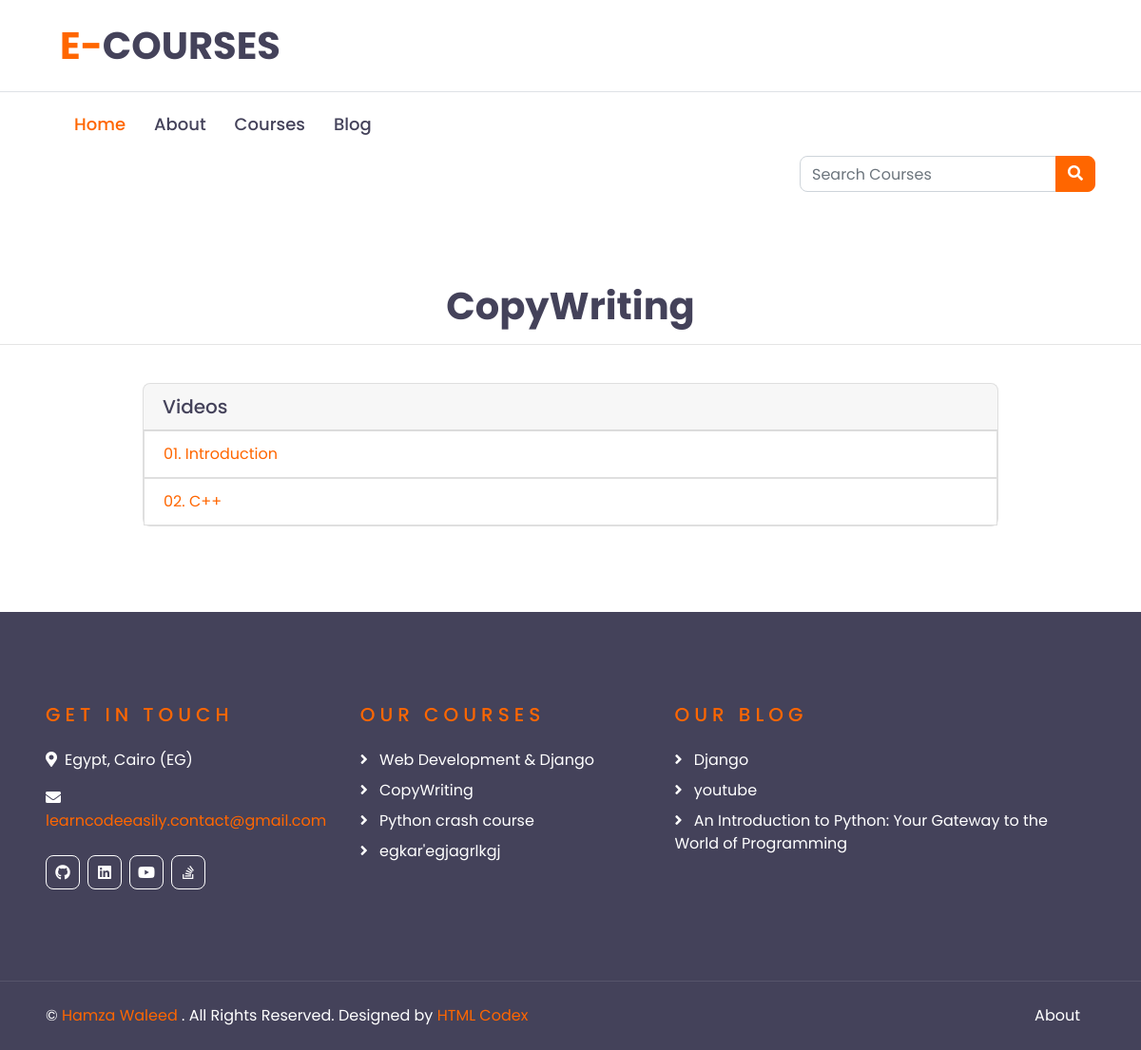
/courses/2/, run on the app's committed database.
### academy_courses/models.py (models this page shows, shortened)
class Video(models.Model):
    title = models.CharField(max_length=100)
    desc = models.TextField(max_length=1000)
    video = models.FileField(validators=[FileExtensionValidator(allowed_extensions=['mov','avi','mp4','webm','mkv', 'wmv', 'ogg'])])
    created_at = models.DateTimeField(auto_now_add=True)
    course = models.ForeignKey(Course, on_delete=models.CASCADE)
    updated_at = models.DateTimeField(auto_now=True)

class Course(models.Model):
    name = models.CharField(max_length=50)
    description = models.TextField(max_length=5000)
    price = models.FloatField()
    hour = models.IntegerField()
    min = models.IntegerField()
    image = models.ImageField()
    created_at = models.DateTimeField(auto_now_add=True)
    updated_at = models.DateTimeField(auto_now=True)

class Urls(models.Model):
    title = models.CharField(max_length=30, default="My Urls")
    icon = models.CharField(
        default='Select an icon',
        choices=SOCIAL_MEDIA_ICONS,
        max_length=100
    )
    url = models.URLField()

### academy_blog/models.py (models this page shows, shortened)
class Article(models.Model):
    cover_image = models.ImageField()
    category = models.ForeignKey(Category, on_delete=models.PROTECT)
    title = models.CharField(max_length=100)
    subject = HTMLField(max_length=10000)
    created_at = models.DateTimeField(auto_now_add=True)
    updated_at = models.DateTimeField(auto_now=True)

### academy_courses/views.py (the view)
# urls.py: path('courses/<int:pk>/', views.course_list, name='course_list'),
def course_list(request, pk):
    video = Video.objects.filter(course=pk).select_related('course')
    return render(
        request,
        'course_list.html',
        {
            'videos': video,
        }
    )

### academy_courses/custom_context_proccessor.py (called while the page is built)
def slider_footer(request):
    course = Course.objects.all()[:20]
    opinion = Opinion.objects.all()
    url = Urls.objects.all()
    article = Article.objects.all()[:20]
    return {
        'courses': course,
        'opinions': opinion,
        'urls': url,
        'arts': article
    }

def category(request):
    cat = Category.objects.all()
    latest_article = Article.objects.order_by('-created_at')[:10]
    return {
        'cats': cat,
        'la_ar': latest_article,
    }

### academy_courses/templates/course_list.html
{% extends 'base.html' %}
{% load i18n %}
{% block content %}
    <h1 class="text-center">
        {% for video in videos %}
            {% if forloop.counter == 1 %}
                {{ video.course.name }}
            {% endif %}
        {% endfor %}
    </h1>
    <hr>
    <br>
    <div class="card w-75 mb-3 mx-auto">
        <h5 class="card-header">
            {% trans 'Videos' %}
        </h5>
        <ul class="list-group list-group-flush">
            {% for video in videos %}
                <a href="{% url 'course_page' video.id %}">
                    <li class="list-group-item"> {{ video.title }} </li>
                </a>
            {% endfor %}
        </ul>
    </div>
{% endblock content %}

### academy_courses/templates/partials/footer.html
{% load i18n %}
<div class="container-fluid bg-dark text-white py-5 px-sm-3 px-lg-5" style="margin-top: 90px;">
    <div class="row pt-5">
        <div class="col-lg-7 col-md-12">
            <div class="row">
                <div class="col-md-6 mb-5">
                    <h5 class="text-primary text-uppercase mb-4" style="letter-spacing: 5px;">{% trans 'Get In Touch' %}</h5>
                    <p><i class="fa fa-map-marker-alt mr-2"></i>{% trans 'Egypt, Cairo (EG)' %}</p>
                    <p><i class="fa fa-envelope mr-2"></i><a href="javascript:openmail();">learncodeeasily.contact@gmail.com</a></p>
                    <div class="d-flex justify-content-start mt-4">
                        {% for url in urls %}
                            <a class="btn btn-outline-light btn-square mr-2" href="{{ url.url }}"><i class="fab {{ url.icon }}"></i></a>
                        {% endfor %}
                    </div>
                </div>
                <div class="col-md-6 mb-5">
                    <h5 class="text-primary text-uppercase mb-4" style="letter-spacing: 5px;">{% trans 'Our Courses' %}</h5>
                    <div class="d-flex flex-column justify-content-start">
                        {% for course in courses %}
                            <a class="text-white mb-2" href="{% url 'course_list' course.id %}"><i class="fa fa-angle-right mr-2"></i> {{ course.name }} </a>
                        {% endfor %}
                    </div>
                </div>
            </div>
        </div>
        <div class="col-lg-5 col-md-12 mb-5">
            <h5 class="text-primary text-uppercase mb-4" style="letter-spacing: 5px;">{% trans 'Our Blog' %}</h5>
            <div class="d-flex flex-column justify-content-start">
                {% for art in arts %}
                    <a class="text-white mb-2" href="{% url 'article_view' art.id %}"><i class="fa fa-angle-right mr-2"></i> {{ art.title }} </a>
                {% endfor %}
            </div>
        </div>
    </div>
</div>
<div class="container-fluid bg-dark text-white border-top py-4 px-sm-3 px-md-5" style="border-color: rgba(256, 256, 256, .1) !important;">
    <div class="row">
        <div class="col-lg-6 text-center text-md-left mb-3 mb-md-0">
            <p class="m-0 text-white">&copy; <a href="/">{% trans 'Hamza Waleed' %}</a> {% trans '. All Rights Reserved. Designed by' %}<a href="https://htmlcodex.com"> HTML Codex</a>
            </p>
        </div>
        <div class="col-lg-6 text-center text-md-right">
            <ul class="nav d-inline-flex">
                <li class="nav-item">
                    <a class="nav-link text-white py-0" href="{% url 'about' %}">{% trans 'About' %}</a>
                </li>
            </ul>
        </div>
    </div>
</div>

### data on the page
Video: course.name "CopyWriting", title "01. Introduction"
Video: title "02. C++"
Course: name "Web Development & Django"
Course: name "CopyWriting"
Course: name "Python crash course"
Course: name "egkar'egjagrlkgj"
Article: title "Django"
Article: title "youtube"
Article: title "An Introduction to Python: Your Gateway to the World of Programming"
